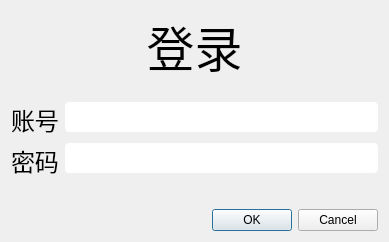
<?xml version="1.0" encoding="UTF-8"?>
<ui version="4.0">
 <class>Dialog</class>
 <widget class="QDialog" name="Dialog">
  <property name="geometry">
   <rect>
    <x>0</x>
    <y>0</y>
    <width>389</width>
    <height>242</height>
   </rect>
  </property>
  <property name="sizePolicy">
   <sizepolicy hsizetype="Preferred" vsizetype="Preferred">
    <horstretch>0</horstretch>
    <verstretch>0</verstretch>
   </sizepolicy>
  </property>
  <property name="windowTitle">
   <string>登录</string>
  </property>
  <property name="styleSheet">
   <string notr="true">QLineEdit {
	border-radius: 4px;
	height: 30px;
}
</string>
  </property>
  <layout class="QVBoxLayout" name="verticalLayout">
   <property name="sizeConstraint">
    <enum>QLayout::SetDefaultConstraint</enum>
   </property>
   <item>
    <widget class="QLabel" name="label">
     <property name="font">
      <font>
       <pointsize>36</pointsize>
      </font>
     </property>
     <property name="autoFillBackground">
      <bool>false</bool>
     </property>
     <property name="text">
      <string>登录</string>
     </property>
     <property name="alignment">
      <set>Qt::AlignCenter</set>
     </property>
    </widget>
   </item>
   <item>
    <spacer name="verticalSpacer_2">
     <property name="orientation">
      <enum>Qt::Vertical</enum>
     </property>
     <property name="sizeType">
      <enum>QSizePolicy::Fixed</enum>
     </property>
     <property name="sizeHint" stdset="0">
      <size>
       <width>20</width>
       <height>15</height>
      </size>
     </property>
    </spacer>
   </item>
   <item>
    <layout class="QFormLayout" name="formLayout_2">
     <property name="fieldGrowthPolicy">
      <enum>QFormLayout::ExpandingFieldsGrow</enum>
     </property>
     <property name="formAlignment">
      <set>Qt::AlignLeading|Qt::AlignLeft|Qt::AlignTop</set>
     </property>
     <item row="0" column="0">
      <widget class="QLabel" name="label_2">
       <property name="font">
        <font>
         <pointsize>18</pointsize>
        </font>
       </property>
       <property name="text">
        <string>账号</string>
       </property>
      </widget>
     </item>
     <item row="1" column="0">
      <widget class="QLabel" name="label_3">
       <property name="font">
        <font>
         <pointsize>18</pointsize>
        </font>
       </property>
       <property name="text">
        <string>密码</string>
       </property>
      </widget>
     </item>
     <item row="0" column="1">
      <widget class="QLineEdit" name="lineEdit">
       <property name="text">
        <string/>
       </property>
      </widget>
     </item>
     <item row="1" column="1">
      <widget class="QLineEdit" name="lineEdit_2">
       <property name="echoMode">
        <enum>QLineEdit::Password</enum>
       </property>
      </widget>
     </item>
    </layout>
   </item>
   <item>
    <spacer name="verticalSpacer">
     <property name="orientation">
      <enum>Qt::Vertical</enum>
     </property>
     <property name="sizeHint" stdset="0">
      <size>
       <width>20</width>
       <height>40</height>
      </size>
     </property>
    </spacer>
   </item>
   <item>
    <widget class="QDialogButtonBox" name="buttonBox">
     <property name="tabletTracking">
      <bool>false</bool>
     </property>
     <property name="orientation">
      <enum>Qt::Horizontal</enum>
     </property>
     <property name="standardButtons">
      <set>QDialogButtonBox::Cancel|QDialogButtonBox::Ok</set>
     </property>
     <property name="centerButtons">
      <bool>false</bool>
     </property>
    </widget>
   </item>
  </layout>
 </widget>
 <resources/>
 <connections>
  <connection>
   <sender>buttonBox</sender>
   <signal>accepted()</signal>
   <receiver>Dialog</receiver>
   <slot>accept()</slot>
   <hints>
    <hint type="sourcelabel">
     <x>248</x>
     <y>254</y>
    </hint>
    <hint type="destinationlabel">
     <x>157</x>
     <y>274</y>
    </hint>
   </hints>
  </connection>
  <connection>
   <sender>buttonBox</sender>
   <signal>rejected()</signal>
   <receiver>Dialog</receiver>
   <slot>reject()</slot>
   <hints>
    <hint type="sourcelabel">
     <x>316</x>
     <y>260</y>
    </hint>
    <hint type="destinationlabel">
     <x>286</x>
     <y>274</y>
    </hint>
   </hints>
  </connection>
 </connections>
</ui>
